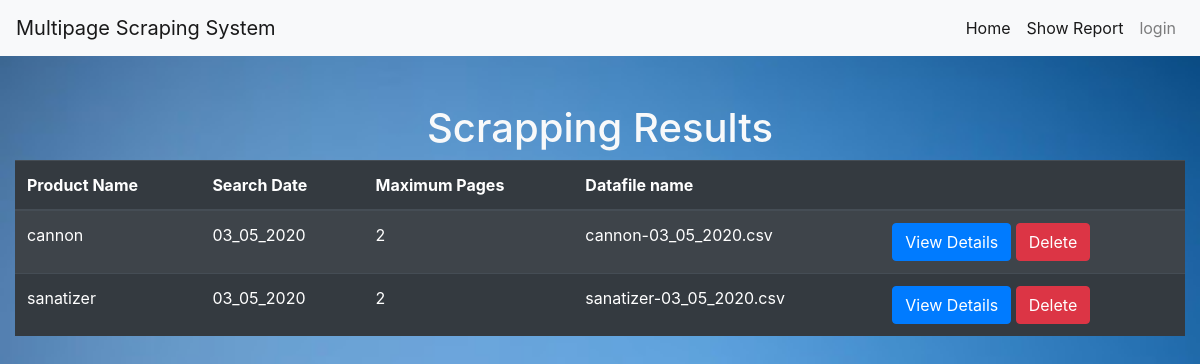
The page /report on the database as committed earlier.
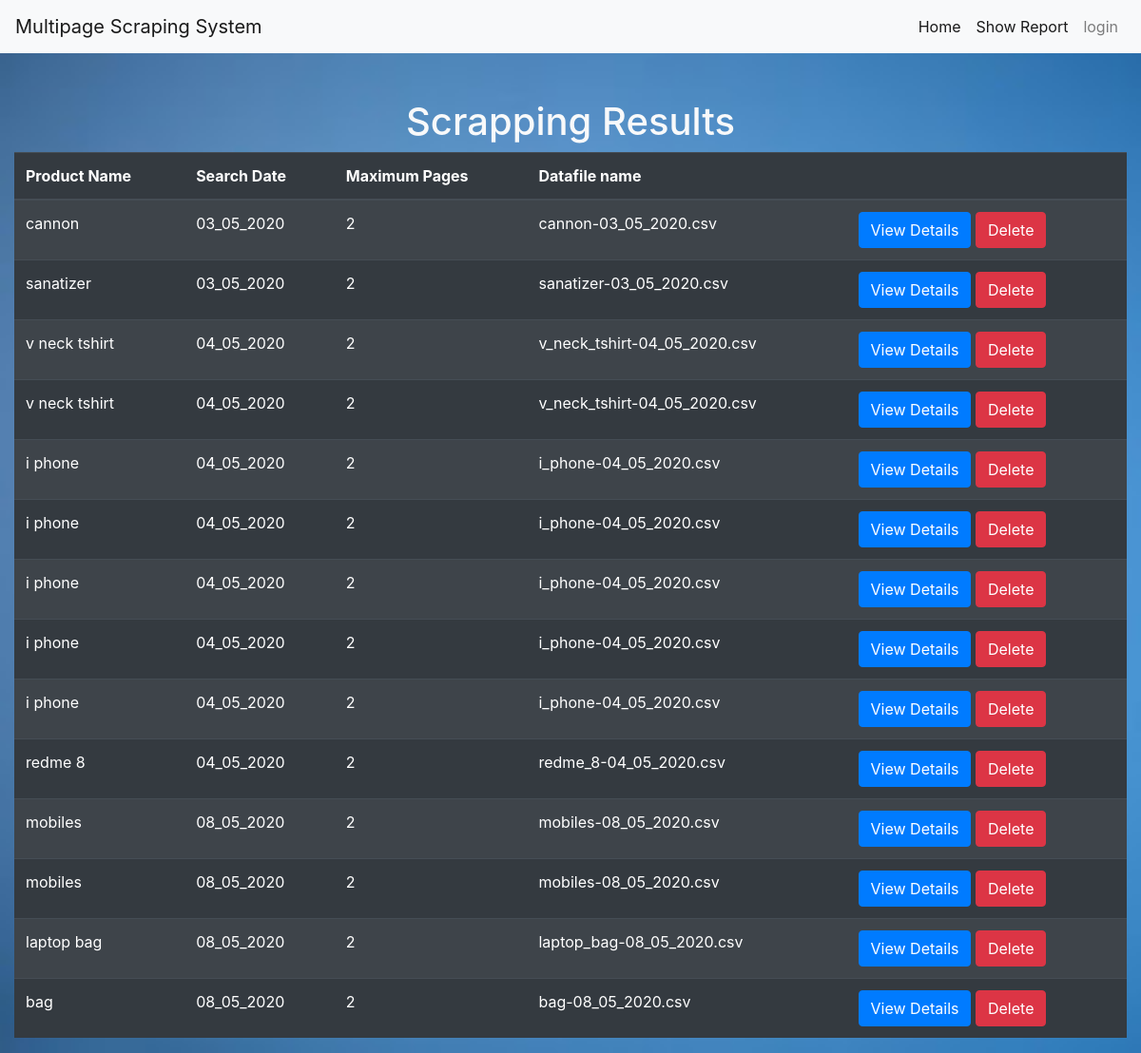
The same page on the database as committed later.
### app.py (models this page shows, shortened)
class Record(db.Model):
    id = db.Column(db.Integer, primary_key = True)
    product = db.Column(db.String(30), nullable = False)
    created = db.Column(db.String(20), nullable = True)
    pages = db.Column(db.String(30), nullable = False)
    data = db.Column(db.String(30), nullable = False)
    user = db.Column(db.String(30), nullable = False)

### app.py (the view)
@app.route('/report')
def report():
    data = Record.query.all()
    return render_template('report.html', data = data)

### templates/report.html (shortened to what this page needs)
{% extends 'layout.html' %}
{% block body %}
<div class="container-fluid mt-5">
    <p class="h1 text-center text-light">Scrapping Results</p>
    <table class="table table-dark table-striped table-hover">
        <thead>
            <tr>
                <th>Product Name</th>
                <th>Search Date</th>
                <th>Maximum Pages</th>
                <th>Datafile name</th>
                <th></th>
            </tr>
        </thead>
        <tbody>
            {% for record in data %}
            <tr>
                <td>{{record.product}}</td>
                <td>{{record.created}}</td>
                <td>{{record.pages}}</td>
                <td>{{record.data}}</td>
                <td>
                    <a href="/scrapdata?id={{record.id}}" class="btn btn-primary">View Details</a>
                    <button onclick="del('{{record.id}}')" class="btn btn-danger">Delete</button>
                </td>
            </tr>
            {% endfor %}
        </tbody>
    </table>
</div>
{% endblock %}

### templates/layout.html (shortened to what this page needs)
<!doctype html>
<html lang="en">
  <head>
    <link rel="stylesheet" href="https://stackpath.bootstrapcdn.com/bootstrap/4.3.1/css/bootstrap.min.css">
  </head>
  <body>
    <nav class="navbar navbar-expand-lg navbar-light bg-light">
      <a class="navbar-brand" href="/">Multipage Scraping System</a>
      <div class="collapse navbar-collapse" id="navbarNavDropdown">
        <ul class="navbar-nav ml-auto">
          <li class="nav-item active">
            <a class="nav-link" href="/">Home <span class="sr-only">(current)</span></a>
          </li>
          <li class="nav-item active">
            <a class="nav-link" href="/report">Show Report<span class="sr-only">(current)</span></a>
          </li>
          {% if not loggedin %}
          <li class="nav-item">
            <a class="nav-link" href="/signin">login</a>
          </li>
          {% endif %}
        </ul>
      </div>
    </nav>
      {% block body %}{% endblock %}
  </body>
</html>

### templates/layout.html (style rules this page uses)
body { background-image: url('static/bg.jpg'); background-repeat: no-repeat; background-size: cover; background-attachment: fixed; }

Rows that differ between the two databases and show on the page:
added Record: product "v neck tshirt", created "04_05_2020", pages "2", data "v_neck_tshirt-04_05_2020.csv"
added Record: product "v neck tshirt", created "04_05_2020", pages "2", data "v_neck_tshirt-04_05_2020.csv"
added Record: product "i phone", created "04_05_2020", pages "2", data "i_phone-04_05_2020.csv"
added Record: product "i phone", created "04_05_2020", pages "2", data "i_phone-04_05_2020.csv"
added Record: product "i phone", created "04_05_2020", pages "2", data "i_phone-04_05_2020.csv"
added Record: product "i phone", created "04_05_2020", pages "2", data "i_phone-04_05_2020.csv"
added Record: product "i phone", created "04_05_2020", pages "2", data "i_phone-04_05_2020.csv"
added Record: product "redme 8", created "04_05_2020", pages "2", data "redme_8-04_05_2020.csv"
added Record: product "mobiles", created "08_05_2020", pages "2", data "mobiles-08_05_2020.csv"
added Record: product "mobiles", created "08_05_2020", pages "2", data "mobiles-08_05_2020.csv"
added Record: product "laptop bag", created "08_05_2020", pages "2", data "laptop_bag-08_05_2020.csv"
added Record: product "bag", created "08_05_2020", pages "2", data "bag-08_05_2020.csv"
